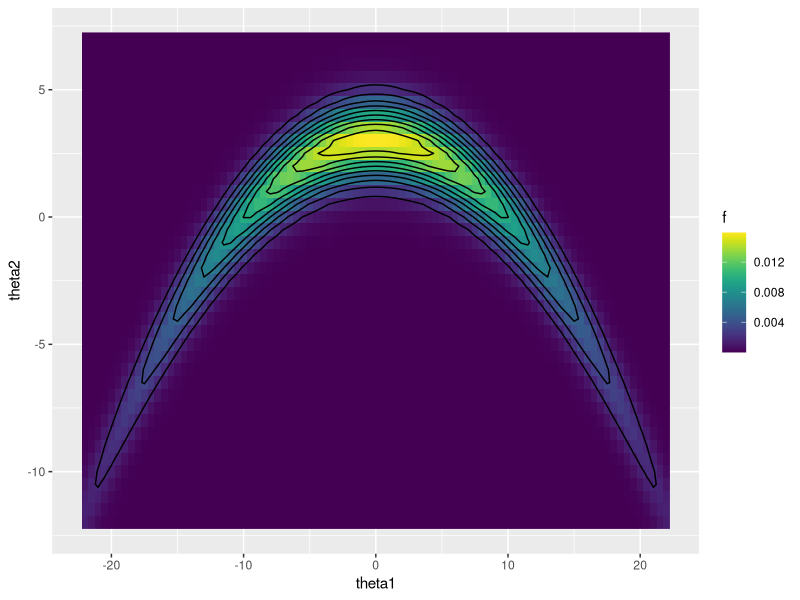
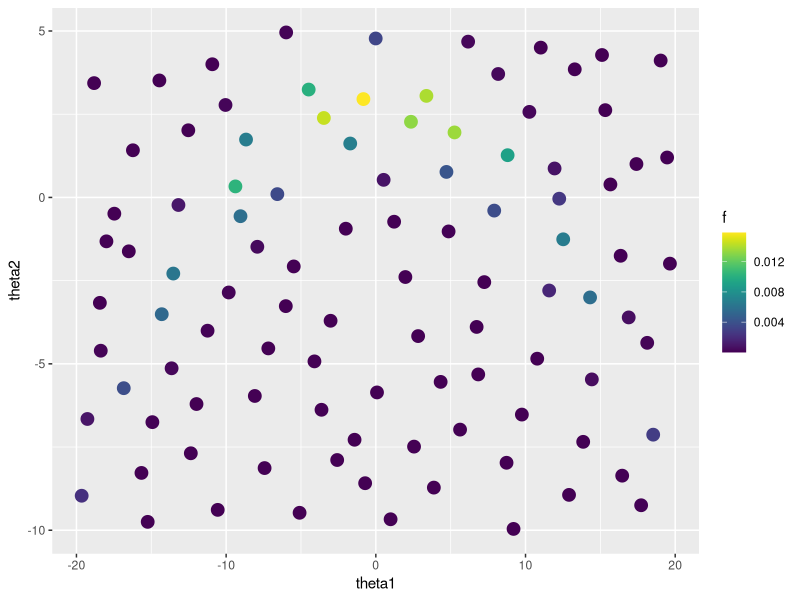
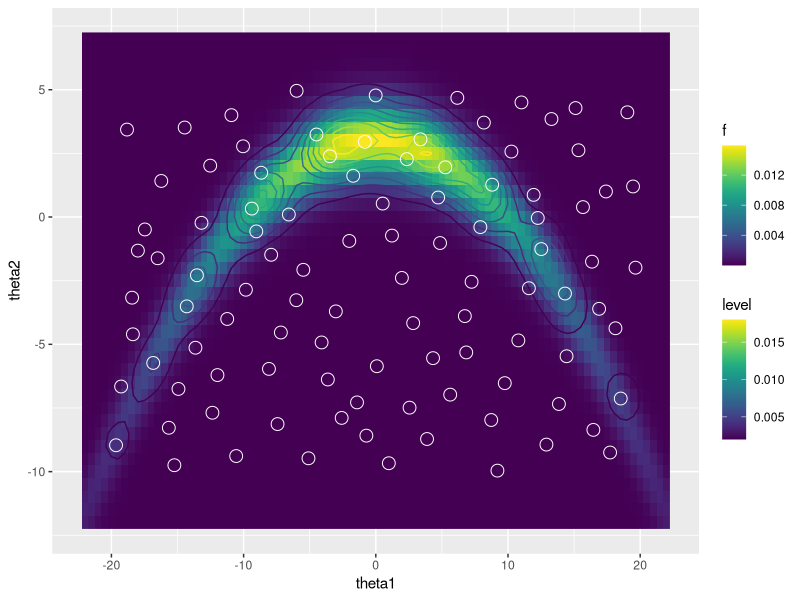

R code for these plots, in order:
## ---- chunk 1
base_name = paste(knitr::current_input(), '_figs/', sep='')
knitr::opts_chunk$set(
  cache.path=paste('_knitr_cache/', base_name, sep='/'),
  fig.path=paste('figure/', base_name, sep='/'),
  dpi=300
)
suppressPackageStartupMessages(library(tidyverse))
suppressPackageStartupMessages(library(mvtnorm))
suppressPackageStartupMessages(library(viridis))
suppressPackageStartupMessages(library(lhs))
## ---- chunk 2
f = function(theta) {
  theta = matrix(theta, ncol=2) 
  x = cbind(theta[,1], theta[,2]+0.03*theta[,1]^2-3)
  dmvnorm(x, c(0,0), diag(c(100, 1)))
}

df = crossing(theta1 = seq(-22, 22, .5), theta2 = seq(-12,7,.5)) %>%
  mutate(f = f(cbind(theta1,theta2)))

ggplot(df) + geom_raster(aes(x=theta1, y=theta2, fill=f)) + geom_contour(aes(x=theta1, y=theta2, z=f), col='black', bins=10) + scale_fill_viridis()
## ---- chunk 3
set.seed(123)
lhs = maximinLHS(n=100, k=2) %>% 
  as_data_frame %>% 
  setNames(c('theta1', 'theta2')) %>%
  mutate(theta1 = theta1 * 40 - 20, 
         theta2 = theta2 * 15 - 10)
design = lhs %>% mutate(f = f(cbind(theta1, theta2)))
ggplot(design) + geom_point(aes(x=theta1, y=theta2, colour=f), cex=4) + scale_colour_viridis()
## ---- chunk 4
doit = function(r, design) {
  m = nrow(design)
  theta = design %>% select(-f) %>% as.matrix
  ff = design %>% select(f) %>% pull

  GGfun = function(xx, yy, sigma2) {
    drop(exp(-0.5/sigma2[1] * outer(xx[,1], yy[,1], '-')^2 
             -0.5/sigma2[2] * outer(xx[,2], yy[,2], '-')^2))

  }
  
  # leave-one-out MSE as function of the kernel width
  wmscv = function(sigma2) {
    GGinv_ = solve(GGfun(theta, theta, sigma2))
    ee_ = drop(1/diag(GGinv_) * GGinv_ %*% sqrt(ff))
    wmscv = 1/m * drop(ee_ %*% diag(diag(GGinv_)) %*% ee_)
    return(wmscv)
  }
  
  # minimise wmscv wrt sigma2
  opt = optim(c(1,1), wmscv)
  sigma2_opt = opt$par

  # apply approximation
  GG_ = GGfun(theta, theta, sigma2_opt)
  bb = drop(solve(GG_, sqrt(ff)))

  # approximate target function at input points
  bGG2b_ = drop(bb %*% GGfun(theta, theta, 2*sigma2_opt) %*% bb)
  post_r = apply(r, 1, function(rr) {
    gg = GGfun(matrix(rr, nrow=1), theta, sigma2_opt)
    (sum(bb * gg))^2 / (sqrt(pi^2*prod(sigma2_opt)) * bGG2b_)
  })
  
  return(post_r)
}
## ---- chunk 5
post_r_approx = df %>%
  mutate(fhat = doit(cbind(theta1, theta2), design))
## ---- chunk 6
ggplot(post_r_approx, aes(x=theta1, y=theta2)) + geom_raster(aes(fill=f)) + geom_contour(aes(z=fhat, colour=..level..)) + geom_point(data=design, mapping=aes(x=theta1, y=theta2), pch=1, cex=4, colour='white') + scale_colour_viridis() + scale_fill_viridis()
